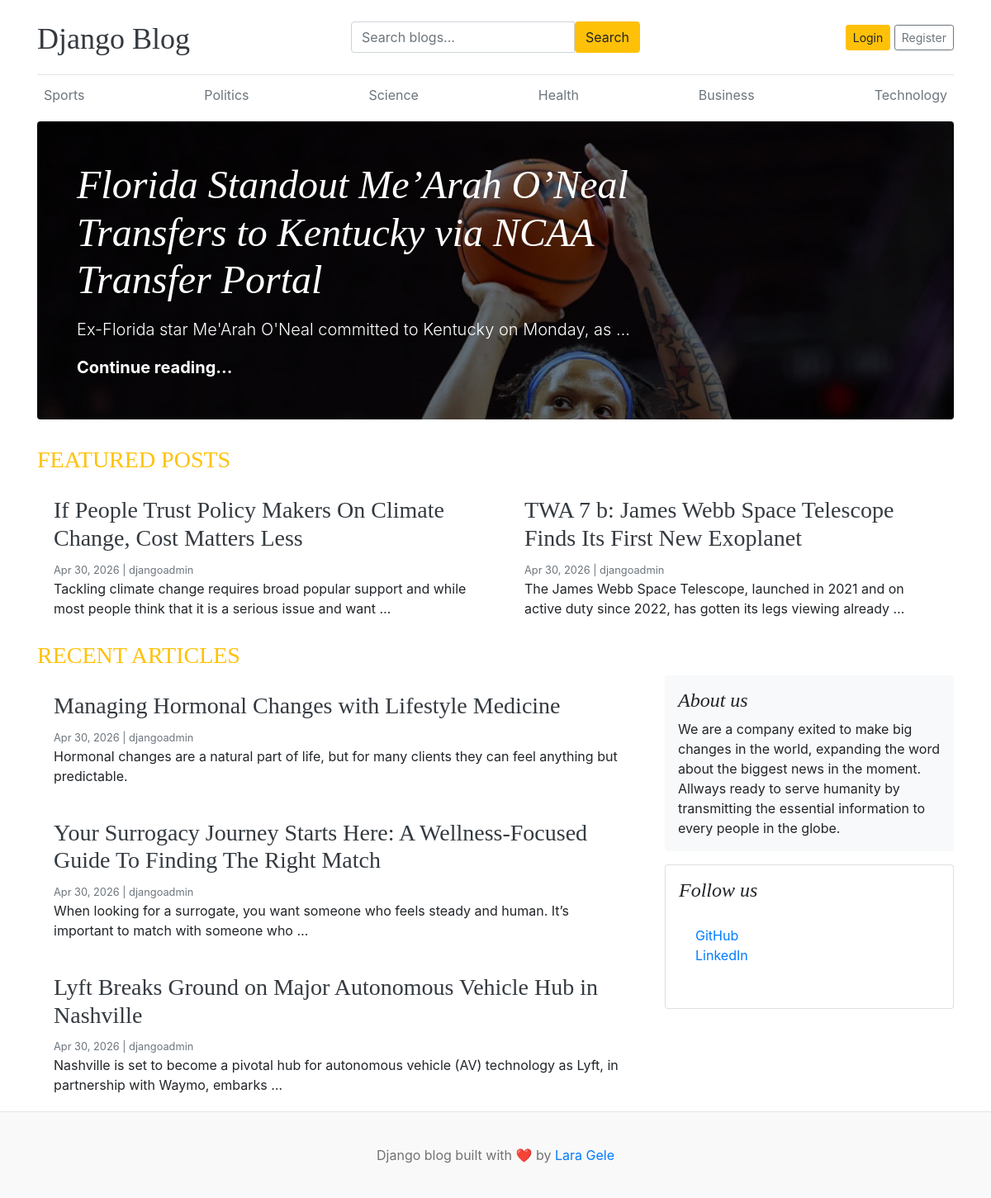
The page / on the database its author committed.
### blogs/models.py (models this page shows, shortened)
class Category(models.Model):
    category_name =models.CharField(max_length=50, unique=True)
    created_at = models.DateTimeField(auto_now_add=True)
    updated_at = models.DateTimeField(auto_now=True)
    class Meta:
        verbose_name_plural = "categories"

class Blog(models.Model):
    title = models.CharField(max_length=100)
    slug = models.SlugField(max_length=150,unique=True,blank=True)
    category = models.ForeignKey(Category, on_delete=models.CASCADE)
    author = models.ForeignKey(User, on_delete=models.CASCADE)
    featured_image = models.ImageField(upload_to='uploads/%Y/%m/%d')
    short_description = models.TextField(max_length=500)
    blog_body = models.TextField(max_length=2000)
    status = models.CharField(max_length=20, choices=STATUS_CHOICES, default="Draft")
    is_featured =models.BooleanField(default=False)
    created_at = models.DateTimeField(auto_now_add=True)
    updated_at = models.DateTimeField(auto_now=True)

### assignments/models.py (models this page shows, shortened)
class About(models.Model):
    about_heading =models.CharField(max_length=25)
    about_description = models.TextField(max_length=255)
    created_at = models.DateTimeField(auto_now_add=True)
    updated_at = models.DateTimeField(auto_now=True)
    class Meta:
        verbose_name_plural = "About"

class SocialLink(models.Model):
    plataform = models.CharField(max_length=25)
    link = models.URLField(max_length=255)
    created_at = models.DateTimeField(auto_now_add=True)
    updated_at = models.DateTimeField(auto_now=True)

### blog_main/views.py (the view)
# urls.py: path('', views.home,name='home'),
def home(request):
    categories = Category.objects.all()
    featured_posts= Blog.objects.filter(is_featured=True,  status="Published").order_by('updated_at')
    posts = Blog.objects.filter(is_featured=False, status="Published")
    try:
       about = About.objects.first()
    except:
       about = None
    context = {
        'categories': categories,
        'featured_posts': featured_posts,
        'posts':posts,
        'about': about,
    }
    return render(request, 'home.html', context)

### blogs/context_processors.py (called while the page is built)
def get_categories(request):
    categories = Category.objects.all()
    return dict(categories = categories)

def get_social_links(request):
    social_links = SocialLink.objects.all()
    return dict(social_links = social_links)

### templates/home.html
{% extends 'base.html' %}
{% block content %}
      {%for post in featured_posts%}
        {% if forloop.first%}
          <div class="jumbotron p-3 p-md-5 text-white rounded bg-dark" style="background-image: url({{post.featured_image.url}});background-blend-mode: overlay;background-size:cover;">
              <div class="col-md-8 px-0">
                <h1 class="display-4 font-italic">{{post.title}}</h1>
                <p class="lead my-3">{{post.short_description | truncatewords:10}}</p>
                <p class="lead mb-0"><a href="{% url 'blogs' post.slug %}" class="text-white font-weight-bold">Continue reading...</a></p>
              </div>
            </div>
      {% endif %}
    {% endfor %}
   <h3 class="text-uppercase text-warning">Featured Posts</h3>
  <div class="row mb-2">
    {% for post in featured_posts%}
    {% if not forloop.first%}
    <div class="col-md-6">
      <div class="card border-0" >
        <div class="card-body">
          <h3><a href="{% url 'blogs' post.slug %}" class='text-dark'>{{post.title}}</a></h3>
          <small class="mb-1 text-muted">{{post.created_at|date:"M d, Y"}} | {{post.author}}</small>
          <p class="card-text">{{post.short_description | truncatewords:20}}</p>
        </div>
      </div>
    </div>
    {% endif %}
    {% endfor%}
  </div>
   <h3 class="text-uppercase text-warning">Recent Articles</h3>
  <main role="main" class="container p-0">
    <div class="row">
      <div class="col-md-8 blog-main">
        {% for post in posts %}
        <div class="card-body">
          <h3><a href="{% url 'blogs' post.slug %}" class='text-dark'>{{post.title}}</a></h3>
          <small class="mb-1 text-muted">{{post.created_at|date:"M d, Y"}} | {{post.author}}</small>
          <p class="card-text">{{post.short_description | truncatewords:20}}</p>
        </div>
        {% endfor %}
      </div>
      <aside class="col-md-4 blog-sidebar">
        <div class="p-3 mb-3 bg-light rounded">
          <h4 class="font-italic">{{about.about_heading}}</h4>
          <p class="mb-0">{{about.about_description }}</p>
        </div>
        <div class="card mb-4 p-3">
                {% if social_links %}
                <h4 class="font-italic">Follow us</h4>
                <div class="card-body">
                    <div class="row">
                        <div class="col-md-6">
                            <ul class="list-unstyled">
                                    {% for link in social_links %}
                                        <li><a href={{link.link}} target="_blank">{{link.plataform}}</a></li>
                                    {% endfor %}
                            </ul>
                        </div>
                    </div>
                </div>
                {% endif %}
            </div>
      </aside>
    </div>
  </main>
</div>
{% endblock %}

### templates/base.html (shortened to what this page needs)
{% load static %}
<!DOCTYPE html>
<html lang="en">
<head>
    <link href="https://getbootstrap.com/docs/4.0/dist/css/bootstrap.min.css" rel="stylesheet">
    <link href="{% static 'css/blog.css' %}" rel="stylesheet">
    <link rel="stylesheet" href="https://cdnjs.cloudflare.com/ajax/libs/font-awesome/7.0.1/css/all.min.css">
</head>
<body>
    <div class="container">
      <header class="blog-header py-3">
        <div class="row flex-nowrap justify-content-between align-items-center">
          <div class="col-4 pt-1">
            <a class="blog-header-logo text-dark" href="/">Django Blog</a>
          </div>
          <div class="col-4 ">
            <form action="{% url 'search' %}" method="GET">
              <div class="input-group">
                <input class="form-control" placeholder="Search blogs..." type="text" name="keyword" value={{ keyword | default:""}}>
                <button class="btn btn-warning" type="submit">Search</button>
              </div>
            </form>
          </div>
          <div class="col-4 d-flex justify-content-end align-items-center">
            {% if not user.is_authenticated %}
            <a class="btn btn-sm btn-warning" href="{% url 'login' %}">Login</a> &nbsp;
            <a class="btn btn-sm btn-outline-secondary" href="{% url 'register' %}">Register</a>
            {% else %}
             <span> <a href="{% url 'dashboard' %}">Dashboard</a></span>
             &emsp;
             <span><a href="{% url 'logout' %}">Logout</a></span>
            {% endif %}
          </div>
        </div>
      </header>
      <div class="nav-scroller py-1 mb-2">
        <nav class="nav d-flex justify-content-between">
          {% for category in categories%}
          <a class="p-2 text-muted" href="{% url 'posts_by_category' category.id %}">{{category.category_name}}</a>
          {% endfor %}
        </nav>
      </div>
{% block content %}
{% endblock %}
<footer class="blog-footer">
  <p>Django blog built with ❤️ by <a href="#">Lara Gele</a></p>
</footer>
</body>
</html>

### blog_main/static/css/blog.css (style rules this page uses)
.blog-header { border-bottom: 1px solid #e5e5e5; }
.blog-header-logo { font-family: "Playfair Display", Georgia, "Times New Roman", serif; font-size: 2.25rem; }
h1, h2, h3, h4, h5, h6 { font-family: "Playfair Display", Georgia, "Times New Roman", serif; }
.display-4 { font-size: 2.5rem; }
@media (min-width: 768px) { .display-4 { font-size: 3rem; } }
.blog-footer { padding: 2.5rem 0; color: #727272; text-align: center; background-color: #f9f9f9; border-top: .05rem solid #e5e5e5; }
.blog-footer p:last-child { margin-bottom: 0; }

### rows shown on the page
Category: category_name "Sports"
Category: category_name "Politics"
Category: category_name "Science"
Category: category_name "Health"
Category: category_name "Business"
Category: category_name "Technology"
Blog: featured_image (picture), title "Florida Standout Me’Arah O’Neal Transfers to Kentucky via NCAA Transfer Portal", short_description "Ex-Florida star Me'Arah O'Neal committed to Kentucky on Monday, as …"
Blog: title "If People Trust Policy Makers On Climate Change, Cost Matters Less", created_at "Apr 30, 2026", author "djangoadmin", short_description "Tackling climate change requires broad popular support and while most people think that it is a serious issue and want …"
Blog: title "TWA 7 b: James Webb Space Telescope Finds Its First New Exoplanet", created_at "Apr 30, 2026", author "djangoadmin", short_description "The James Webb Space Telescope, launched in 2021 and on active duty since 2022, has gotten its legs viewing already …"
Blog: title "Managing Hormonal Changes with Lifestyle Medicine", created_at "Apr 30, 2026", author "djangoadmin", short_description "Hormonal changes are a natural part of life, but for many clients they can feel anything but predictable."
Blog: title "Your Surrogacy Journey Starts Here: A Wellness-Focused Guide To Finding The Right Match", created_at "Apr 30, 2026", author "djangoadmin", short_description "When looking for a surrogate, you want someone who feels steady and human. It’s important to match with someone who …"
Blog: title "Lyft Breaks Ground on Major Autonomous Vehicle Hub in Nashville", created_at "Apr 30, 2026", author "djangoadmin", short_description "Nashville is set to become a pivotal hub for autonomous vehicle (AV) technology as Lyft, in partnership with Waymo, embarks …"
About: about_heading "About us", about_description "We are a company exited to make big changes in the world, expanding the word about the biggest news in the moment. Allways ready to serve humanity by transmitting the essential information to every people in the globe."
SocialLink: plataform "GitHub"
SocialLink: plataform "LinkedIn"
